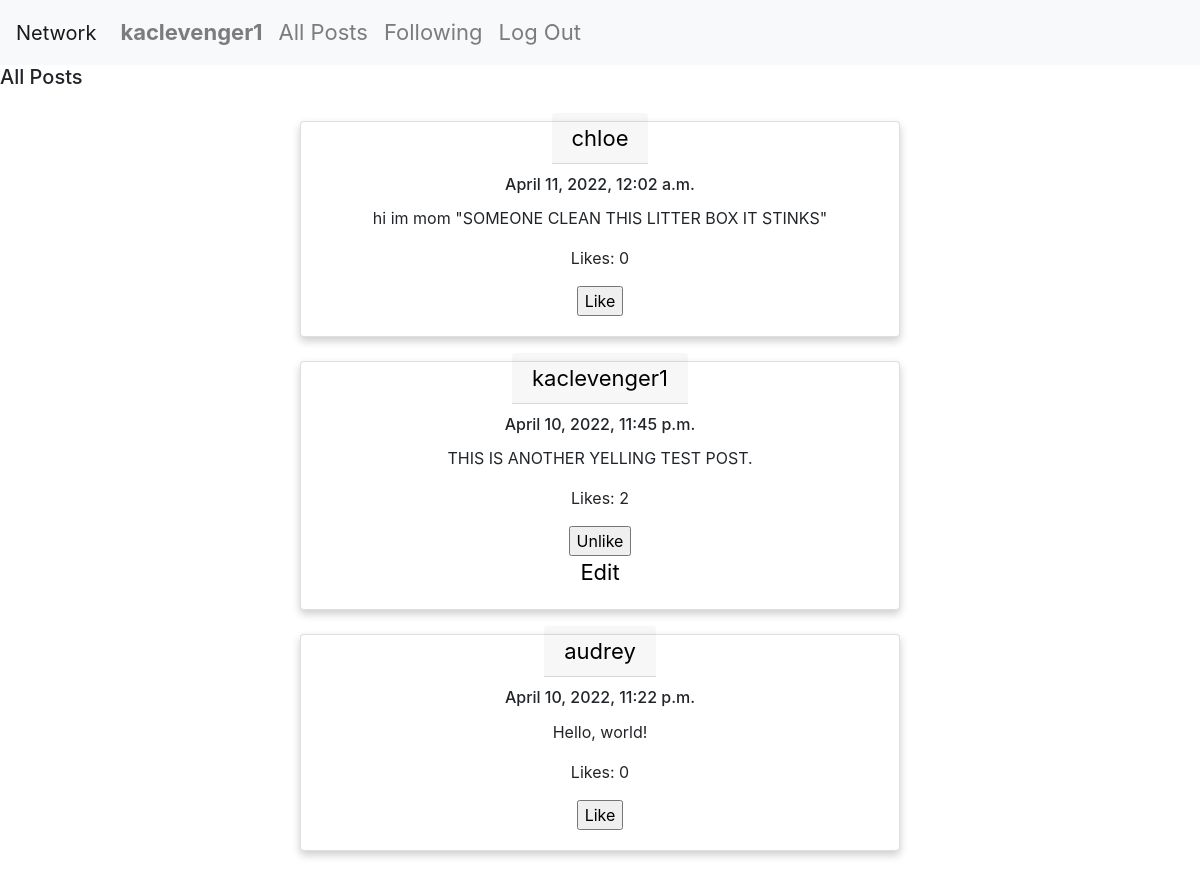
The page /posts/all (signed in) on the database its author committed.
### network/models.py (models this page shows, shortened)
class User(AbstractUser):
    pass

class Post(models.Model):
    poster = models.ForeignKey("User", on_delete=models.CASCADE, related_name="posts")
    body = models.TextField(blank=True)
    timestamp = models.DateTimeField(auto_now_add=True)
    likes = models.IntegerField(default=0)
    liked = models.ManyToManyField("User", related_name="liked", blank=True)
    liked_by_user = models.BooleanField(default=False)

### network/views.py (the view)
# urls.py: path("posts/all", views.getAllPosts, name="all"),
@csrf_exempt
@login_required
def getAllPosts(request):
    posts = Post.objects.all()
    for post in posts:
        list = post.liked.all()
        if request.user in list:
            post.liked_by_user = True
            post.save()
        else:
            post.liked_by_user = False
            post.save()
    posts = posts.order_by("-timestamp").all()
    page = request.GET.get('page', 1)
    paginator = Paginator(posts, 10)
    try:
        posts = paginator.page(page)
    except PageNotAnInteger:
        posts = paginator.page(1)
    except EmptyPage:
        posts = paginator.page(paginator.num_pages)
    return render(request, "network/posts.html", {
        "posts": posts,
        "message": "All Posts",
        "type" : "all"
    })

### network/templates/network/posts.html (shortened to what this page needs)
{% extends "network/layout.html" %}
{% block body %}
{% if user.is_authenticated %}
    <div id="posts">
        <h5>{{ message }}</h5>
        <br>
        {% for post in posts %}
        <div id="post" class="card">
            <h7><a href="{% url 'profile' post.poster.id %}" class="card-header">{{ post.poster }}</a></h7>
            <div class="card-body">
              <h6 class="card-title"> {{ post.timestamp }} </h6>
              <p class="card-text-body"> {{ post.body }} </p>
              <p class="card-text-likes"> Likes: {{ post.likes }} </p>
              {% if post.liked_by_user == True %}
              <input type="button" class="unlike" data-post="{{post.id}}" data-type = "{{type}}" value="Unlike" class="btn btn-primary"/>
              {% else %}
              <input type="button" class="like" data-post="{{post.id}}" data-type = "{{type}}" value="Like" class="btn btn-primary"/>
              {% endif %}
              <br>
              {% if user.username == post.poster.username %}
              <a href="{% url 'edit' post.id %}">Edit</a>
              {% endif %}
            </div>
          </div>
          <br>
        {% empty %}
        {% if type == all %}
        <h5>There are no posts for this network.</h5>
        {% else %}
        <h5>You aren't following anyone.</h5>
        {% endif %}
        {% endfor %}
    </div>
{% endif %}
{% endblock %}

### network/templates/network/layout.html (shortened to what this page needs)
{% load static %}
<!DOCTYPE html>
<html lang="en">
    <head>
        <link rel="stylesheet" href="https://stackpath.bootstrapcdn.com/bootstrap/4.4.1/css/bootstrap.min.css">
        <link rel="stylesheet" href="https://cdnjs.cloudflare.com/ajax/libs/font-awesome/4.7.0/css/font-awesome.min.css">
        <link href="{% static 'network/styles.css' %}" rel="stylesheet">
    </head>
    <body>
        <nav class="navbar navbar-expand-lg navbar-light bg-light">
            <a class="navbar-brand" href="{% url 'index' %}">Network</a>
            <div>
              <ul class="navbar-nav mr-auto">
                {% if user.is_authenticated %}
                    <li class="nav-item">
                        <a class="nav-link" href="{% url 'profile' user.id %}"><strong>{{ user.username }}</strong></a>
                    </li>
                {% endif %}
                <li class="nav-item">
                    <a class="nav-link" href="{% url 'all' %}">All Posts</a>
                </li>
                {% if user.is_authenticated %}
                    <li class="nav-item">
                        <a class="nav-link" href="{% url 'following' %}">Following</a>
                    </li>
                    <li class="nav-item">
                        <a class="nav-link" href="{% url 'logout' %}">Log Out</a>
                    </li>
                {% endif %}
              </ul>
            </div>
          </nav>
        <div class="body">
            {% block body %}
            {% endblock %}
        </div>
    </body>
</html>

### network/static/network/styles.css (style rules this page uses)
.card { box-shadow: 0 4px 8px 0 rgba(0, 0, 0, 0.2); max-width: 600px; margin: auto; text-align: center; }
a { text-decoration: none; font-size: 22px; color: black; }

### rows shown on the page
User: username "kaclevenger1"
Post: poster "chloe", timestamp "April 11, 2022, 12:02 a.m.", body "hi im mom \"SOMEONE CLEAN THIS LITTER BOX IT STINKS\"", likes "0"
Post: poster "kaclevenger1", timestamp "April 10, 2022, 11:45 p.m.", body "THIS IS ANOTHER YELLING TEST POST.", likes "2", shows "Edit"
Post: poster "audrey", timestamp "April 10, 2022, 11:22 p.m.", body "Hello, world!", likes "0"

### other values the page prints
{{ message }} "All Posts"
